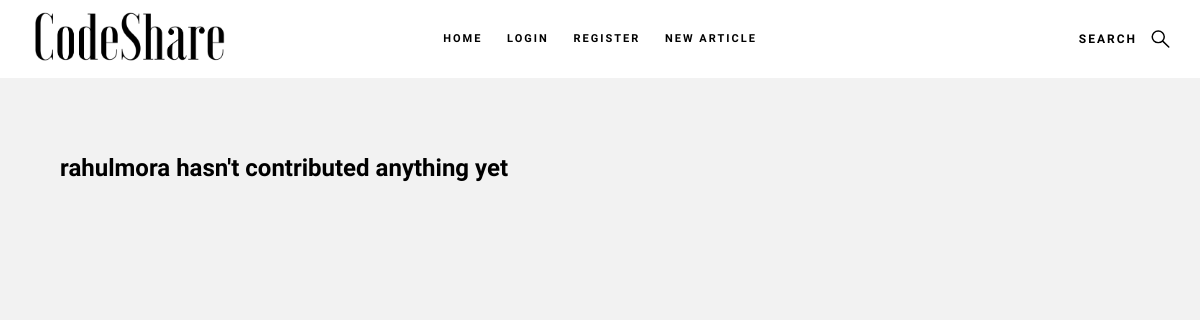
/snippets/profile/rahulmora, run on an earlier commit of the app's database.
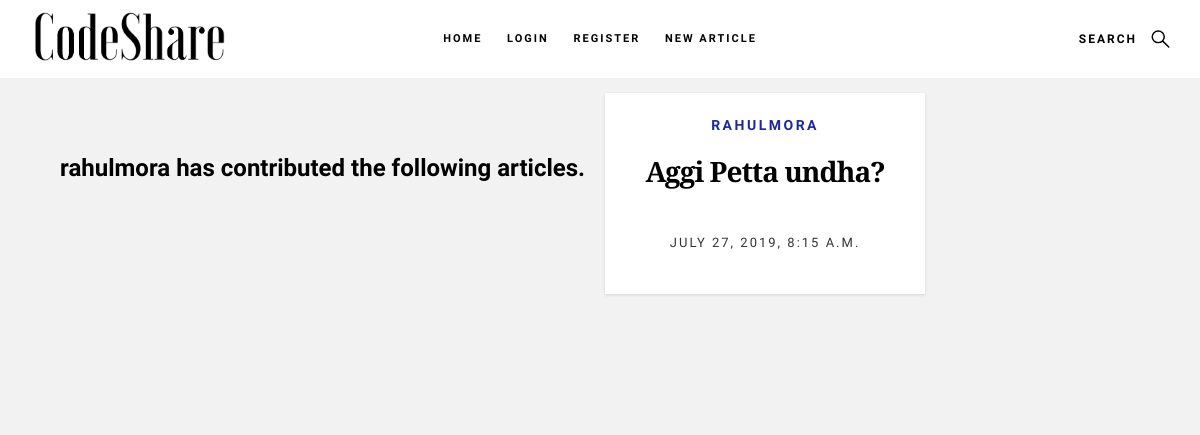
And on a later commit of the database.
### snippets/models.py (models this page shows, shortened)
class Code(models.Model):
	code_snippet = models.TextField()
	author = models.CharField(max_length = 200)
	pub_date = models.DateTimeField('date published')
	title = models.CharField(max_length = 100)
	likes = models.IntegerField(default=0)

### snippets/views.py (the view)
# urls.py: path('profile/<str:username>', views.showProfile, name='showProfile'),
def showProfile(request, username):
	articles = Code.objects.filter(author= username)
	context = {'articles':articles, 'username':username, 'no_of_articles':len(articles)}
	return render(request, 'snippets/showProfile.html', context)

### snippets/templates/snippets/showProfile.html
{% extends "snippets/base1.html" %}
{% block content %}
	{% if no_of_articles > 0 %}
		<h3>{{username}} has contributed the following articles.</h3><br><br>
		{% for x in articles %}
			<article class="col-block">
                    <div class="item-entry" data-aos="zoom-in">
                        <div class="item-entry__text">
                            <div class="item-entry__cat">
                                <a href="/snippets/profile/{{x.author}}">{{x.author}}</a>
                            </div>
                            <h1 class="item-entry__title"><a href="/snippets/{{x.id}}">{{x.title}}</a></h1>
                            <div class="item-entry__date">
                                <a>{{x.pub_date}}</a>
                            </div>
                        </div>
                    </div>
            </article>
		{% endfor %}
	{% else %}
		<h3> {{username}} hasn't contributed anything yet</h3>
	{% endif %}
{% endblock %}

What changed in the data, as far as the page shows it:
added Code: author "rahulmora", author "RAHULMORA", title "Aggi Petta undha?", pub_date "JULY 27, 2019, 8:15 A.M."
Also different on the page:
{{ username }}: "rahulmora" → (not shown)
text no longer shown: "hasn't contributed anything yet"
text now shown: "has contributed the following articles."
